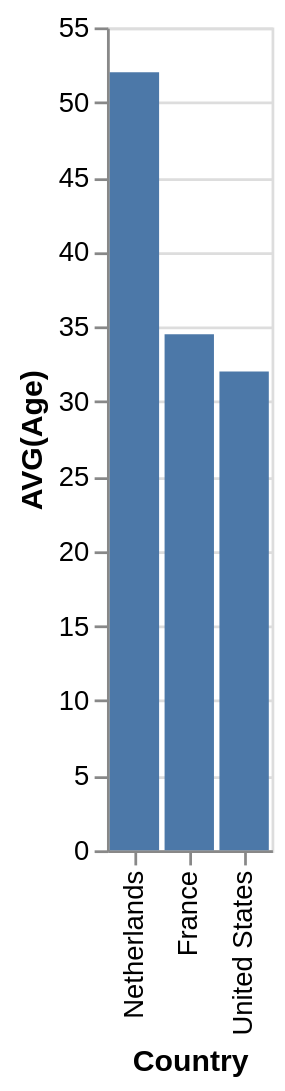

Specify this chart in Vega-Lite:
### Vega-Lite specification from a JSON file in a GitHub repository (floating-point values rounded to 4 significant figures)
{"data": {"values": [{"x_data": "Netherlands", "y_data": 52}, {"x_data": "France", "y_data": 34.5}, {"x_data": "United States", "y_data": 32}]}, "mark": "bar", "encoding": {"x": {"field": "x_data", "type": "nominal", "title": "Country", "sort": {"op": "sum", "field": "y_data", "order": "descending"}}, "y": {"field": "y_data", "type": "quantitative", "title": "AVG(Age)"}}}
